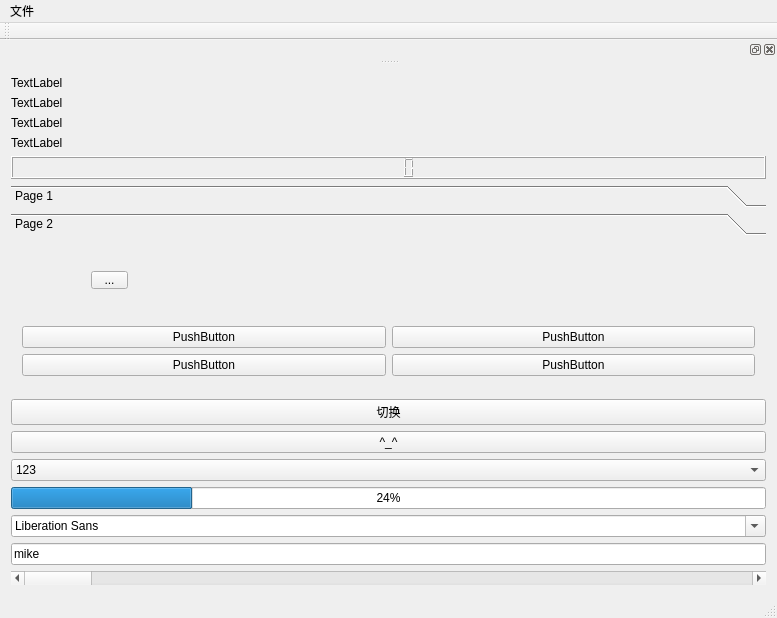
<?xml version="1.0" encoding="UTF-8"?>
<ui version="4.0">
 <class>MainWindow</class>
 <widget class="QMainWindow" name="MainWindow">
  <property name="geometry">
   <rect>
    <x>0</x>
    <y>0</y>
    <width>777</width>
    <height>477</height>
   </rect>
  </property>
  <property name="windowTitle">
   <string>MainWindow</string>
  </property>
  <widget class="QWidget" name="centralWidget">
   <layout class="QVBoxLayout" name="verticalLayout">
    <item>
     <widget class="QLabel" name="labelImage">
      <property name="text">
       <string>TextLabel</string>
      </property>
     </widget>
    </item>
    <item>
     <widget class="QLabel" name="labelUrl">
      <property name="text">
       <string>TextLabel</string>
      </property>
     </widget>
    </item>
    <item>
     <widget class="QLabel" name="labelText">
      <property name="text">
       <string>TextLabel</string>
      </property>
     </widget>
    </item>
    <item>
     <widget class="QLabel" name="labelGif">
      <property name="text">
       <string>TextLabel</string>
      </property>
     </widget>
    </item>
    <item>
     <widget class="QLCDNumber" name="lcdNumber"/>
    </item>
    <item>
     <widget class="QToolBox" name="toolBox">
      <property name="currentIndex">
       <number>1</number>
      </property>
      <widget class="QWidget" name="page">
       <property name="geometry">
        <rect>
         <x>0</x>
         <y>0</y>
         <width>759</width>
         <height>16</height>
        </rect>
       </property>
       <attribute name="label">
        <string>Page 1</string>
       </attribute>
       <widget class="QPushButton" name="pushButton_2">
        <property name="geometry">
         <rect>
          <x>10</x>
          <y>20</y>
          <width>75</width>
          <height>23</height>
         </rect>
        </property>
        <property name="text">
         <string>PushButton</string>
        </property>
       </widget>
      </widget>
      <widget class="QWidget" name="page_2">
       <property name="geometry">
        <rect>
         <x>0</x>
         <y>0</y>
         <width>742</width>
         <height>16</height>
        </rect>
       </property>
       <attribute name="label">
        <string>Page 2</string>
       </attribute>
       <widget class="QToolButton" name="toolButton">
        <property name="geometry">
         <rect>
          <x>80</x>
          <y>30</y>
          <width>37</width>
          <height>18</height>
         </rect>
        </property>
        <property name="text">
         <string>...</string>
        </property>
       </widget>
      </widget>
     </widget>
    </item>
    <item>
     <widget class="QWidget" name="widget" native="true">
      <layout class="QGridLayout" name="gridLayout">
       <item row="0" column="0">
        <widget class="QPushButton" name="pushButton_6">
         <property name="text">
          <string>PushButton</string>
         </property>
        </widget>
       </item>
       <item row="0" column="1">
        <widget class="QPushButton" name="pushButton_9">
         <property name="text">
          <string>PushButton</string>
         </property>
        </widget>
       </item>
       <item row="1" column="0">
        <widget class="QPushButton" name="pushButton_7">
         <property name="text">
          <string>PushButton</string>
         </property>
        </widget>
       </item>
       <item row="1" column="1">
        <widget class="QPushButton" name="pushButton_8">
         <property name="text">
          <string>PushButton</string>
         </property>
        </widget>
       </item>
      </layout>
     </widget>
    </item>
    <item>
     <widget class="QStackedWidget" name="stackedWidget">
      <property name="currentIndex">
       <number>0</number>
      </property>
      <widget class="QWidget" name="page_3">
       <widget class="QPushButton" name="pushButton_4">
        <property name="geometry">
         <rect>
          <x>120</x>
          <y>10</y>
          <width>75</width>
          <height>23</height>
         </rect>
        </property>
        <property name="text">
         <string>PushButton</string>
        </property>
       </widget>
       <widget class="QToolButton" name="toolButton_2">
        <property name="geometry">
         <rect>
          <x>150</x>
          <y>40</y>
          <width>37</width>
          <height>18</height>
         </rect>
        </property>
        <property name="text">
         <string>...</string>
        </property>
       </widget>
      </widget>
      <widget class="QWidget" name="page_5">
       <widget class="QPushButton" name="pushButton_3">
        <property name="geometry">
         <rect>
          <x>80</x>
          <y>30</y>
          <width>75</width>
          <height>23</height>
         </rect>
        </property>
        <property name="text">
         <string>PushButton</string>
        </property>
       </widget>
      </widget>
      <widget class="QWidget" name="page_4">
       <widget class="QRadioButton" name="radioButton">
        <property name="geometry">
         <rect>
          <x>70</x>
          <y>30</y>
          <width>89</width>
          <height>16</height>
         </rect>
        </property>
        <property name="text">
         <string>RadioButton</string>
        </property>
       </widget>
       <widget class="QCheckBox" name="checkBox">
        <property name="geometry">
         <rect>
          <x>80</x>
          <y>50</y>
          <width>71</width>
          <height>16</height>
         </rect>
        </property>
        <property name="text">
         <string>CheckBox</string>
        </property>
       </widget>
      </widget>
     </widget>
    </item>
    <item>
     <widget class="QPushButton" name="pushButton_5">
      <property name="text">
       <string>切换</string>
      </property>
     </widget>
    </item>
    <item>
     <widget class="QPushButton" name="pushButton">
      <property name="text">
       <string>^_^</string>
      </property>
     </widget>
    </item>
    <item>
     <widget class="QComboBox" name="comboBox">
      <item>
       <property name="text">
        <string>123</string>
       </property>
      </item>
      <item>
       <property name="text">
        <string>3245</string>
       </property>
      </item>
     </widget>
    </item>
    <item>
     <widget class="QProgressBar" name="progressBar">
      <property name="value">
       <number>24</number>
      </property>
     </widget>
    </item>
    <item>
     <widget class="QFontComboBox" name="fontComboBox"/>
    </item>
    <item>
     <widget class="QLineEdit" name="lineEdit">
      <property name="text">
       <string>mike</string>
      </property>
     </widget>
    </item>
    <item>
     <widget class="QScrollBar" name="horizontalScrollBar">
      <property name="orientation">
       <enum>Qt::Horizontal</enum>
      </property>
     </widget>
    </item>
   </layout>
  </widget>
  <widget class="QMenuBar" name="menuBar">
   <property name="geometry">
    <rect>
     <x>0</x>
     <y>0</y>
     <width>777</width>
     <height>23</height>
    </rect>
   </property>
   <widget class="QMenu" name="menu">
    <property name="title">
     <string>文件</string>
    </property>
    <addaction name="actionopen"/>
    <addaction name="separator"/>
    <addaction name="actionsave"/>
   </widget>
   <addaction name="menu"/>
  </widget>
  <widget class="QToolBar" name="mainToolBar">
   <attribute name="toolBarArea">
    <enum>TopToolBarArea</enum>
   </attribute>
   <attribute name="toolBarBreak">
    <bool>false</bool>
   </attribute>
  </widget>
  <widget class="QStatusBar" name="statusBar"/>
  <widget class="QDockWidget" name="dockWidget">
   <attribute name="dockWidgetArea">
    <number>4</number>
   </attribute>
   <widget class="QWidget" name="dockWidgetContents"/>
  </widget>
  <action name="actionopen">
   <property name="text">
    <string>open</string>
   </property>
  </action>
  <action name="actionsave">
   <property name="text">
    <string>save</string>
   </property>
  </action>
 </widget>
 <layoutdefault spacing="6" margin="11"/>
 <resources/>
 <connections>
  <connection>
   <sender>pushButton</sender>
   <signal>clicked()</signal>
   <receiver>MainWindow</receiver>
   <slot>close()</slot>
   <hints>
    <hint type="sourcelabel">
     <x>150</x>
     <y>150</y>
    </hint>
    <hint type="destinationlabel">
     <x>199</x>
     <y>149</y>
    </hint>
   </hints>
  </connection>
 </connections>
</ui>
